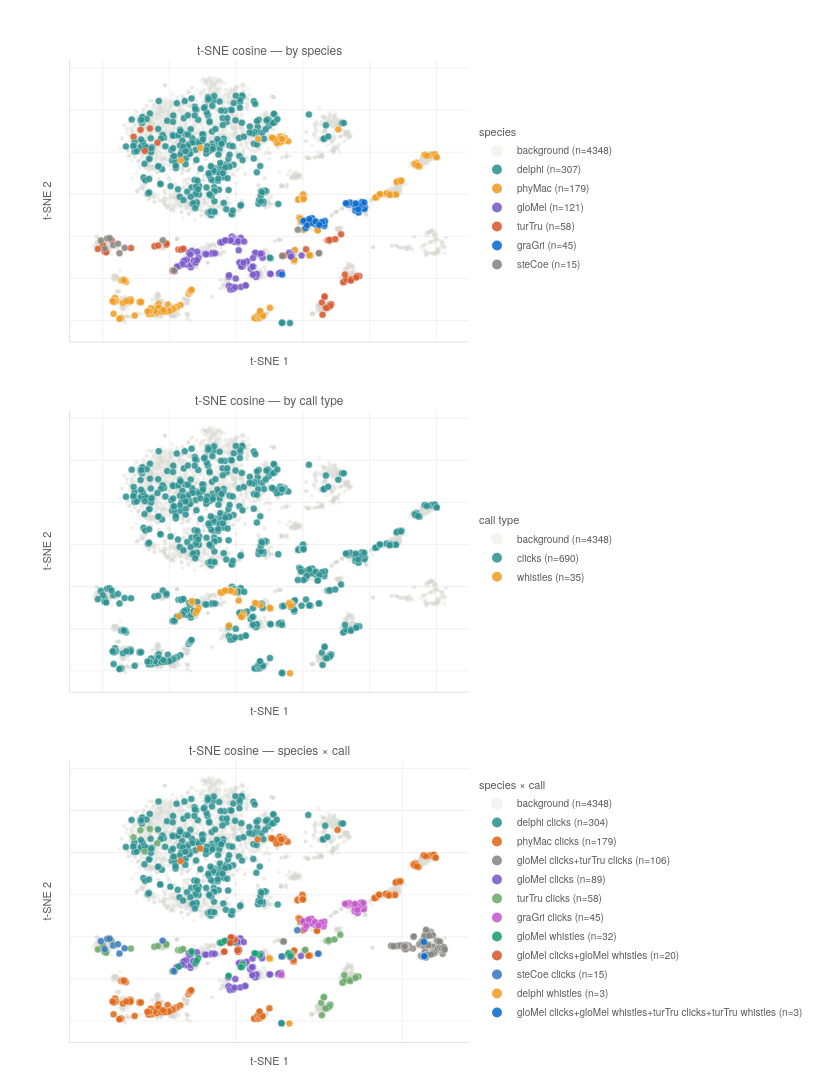
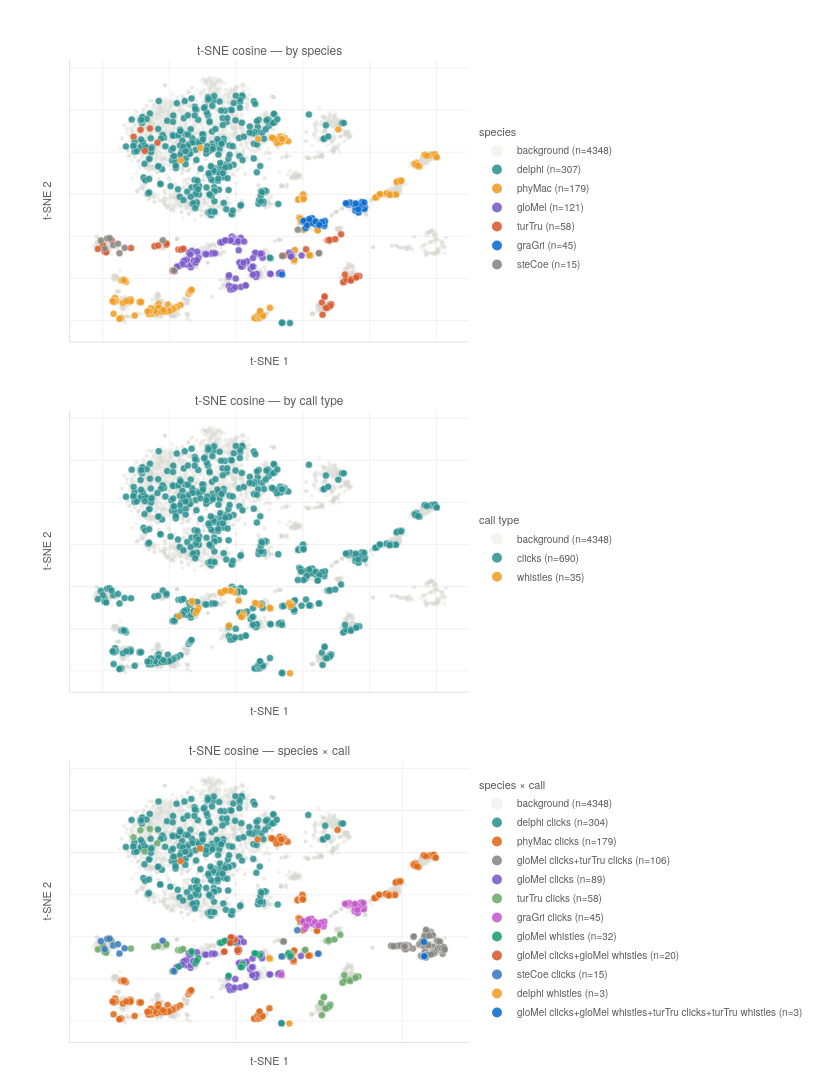

Source (notebook cell) for these figures, in order:
### Code cell
cet_dimred_3views(
    coords      = tsne_results['cosine']['coords'],
    lbl_species = lbl_species,
    lbl_call    = lbl_call,
    lbl_raw     = lbl_raw,
    method      = 't-SNE',
    metric      = 'cosine',
    kl          = tsne_results['cosine']['kl'],
    savepath    = f'{save_dir}/dim_red/tsne_cosine_3views_plotly.png',
)

### Figure 1 — Plotly figure (JSON) as saved in the notebook; plotly's stock layout.template omitted (floating-point values rounded to 4 significant figures; data arrays with more than 128 entries replaced by an {"elided": "..."} marker saying what was removed)
{"data": [{"hoverinfo": "skip", "legend": "legend", "marker": {"color": "#D8D7D0", "line": {"width": 0}, "opacity": 0.3, "size": 4}, "mode": "markers", "name": "background (n=4348)", "type": "scatter", "x": {"elided": "4348 float values"}, "xaxis": "x", "y": {"elided": "4348 float values"}, "yaxis": "y"}, {"legend": "legend", "marker": {"color": "#2f9292", "line": {"color": "white", "width": 0.4}, "opacity": 0.88, "size": 7}, "mode": "markers", "name": "delphi (n=307)", "type": "scatter", "x": {"elided": "307 float values"}, "xaxis": "x", "y": {"elided": "307 float values"}, "yaxis": "y"}, {"legend": "legend", "marker": {"color": "#EF9F27", "line": {"color": "white", "width": 0.4}, "opacity": 0.88, "size": 7}, "mode": "markers", "name": "phyMac (n=179)", "type": "scatter", "x": {"elided": "179 float values"}, "xaxis": "x", "y": {"elided": "179 float values"}, "yaxis": "y"}, {"legend": "legend", "marker": {"color": "#7b5bc9", "line": {"color": "white", "width": 0.4}, "opacity": 0.88, "size": 7}, "mode": "markers", "name": "gloMel (n=121)", "type": "scatter", "x": [-1.299, -0.5866, -0.855, -0.8428, 0.6674, 2.844, 1.378, 1.31, 2.861, 13.52, 13.63, 0.4804, 0.5049, 0.2547, 19.58, 16.3, 16.41, 15.87, -0.7346, -1.606, -15.01, -14.51, -13.57, -14.72, 6.32, 6.151, 5.875, 5.266, 12.74, 6.135, 5.0, 10.11, -13.49, -13.37, 10.31, -13.58, -16.03, -15.79, -15.79, -15.62, -1.864, -2.192, -1.575, -1.704, 13.16, -0.8708, -0.3159, -2.226, -14.93, -14.8, -0.1605, -15.56, -12.76, -12.74, -12.66, 2.938, -7.418, -7.109, -6.315, 3.275, 1.116, 1.41, 0.9838, -4.712, -4.111, -1.718, 2.216, 2.04, 1.897, 1.472, -12.13, -11.28, -11.73, -3.053, 16.38, 2.204, -1.225, -0.735, -0.8377, -1.004, 4.326, 15.81, 16.42, 0.7529, -0.5046, -1.417, 1.166, 4.932, 5.148, 1.373, 4.935, 12.94, 4.913, 0.8831, 0.6209, 0.5192, 2.393, -4.73, -4.334, -1.706, -2.143, 7.253, 6.219, 5.666, -17.08, -13.3, -13.28, -3.351, 16.43, 7.937, -16.08, -14.08, -13.76, 7.675, -11.67, -9.304, -8.998, 5.027, -17.7, 7.326, -17.71], "xaxis": "x", "y": [-20.18, -21.2, -21.18, -21.24, -21.48, -43.27, -44.06, -20.66, -43.39, -37.27, -37.17, -21.55, -22.85, -22.21, -29.16, -27.98, -28.13, -27.72, -22.56, -22.12, -33.37, -33.49, -34.7, -33.29, -38.06, -38.94, -39.18, -38.37, -37.79, -37.88, -38.17, -37.75, -33.4, -32.55, -37.86, -33.42, -32.35, -32.18, -32.19, -31.97, -43.76, -43.45, -44.04, -45.27, -37.36, -45.01, -44.19, -39.15, -31.52, -31.07, -40.07, -31.63, -32.19, -31.44, -31.61, -32.71, -28.33, -27.97, -28.06, -31.86, -32.34, -32.46, -32.6, -22.82, -22.75, -21.94, -33.42, -33.09, -34.29, -34.36, -32.5, -30.11, -31.32, -21.86, -29.57, -32.48, -20.22, -21.04, -21.12, -21.54, -35.36, -28.22, -29.12, -26.59, -22.59, -21.94, -22.06, -34.48, -34.29, -20.88, -34.49, -37.49, -34.48, -21.94, -22.31, -22.43, -22.47, -22.82, -22.83, -21.93, -38.48, -28.78, -28.1, -27.81, -34.07, -27.73, -26.9, -21.94, -29.63, -30.2, -33.21, -27.78, -28.61, -28.18, -27.33, -28.4, -28.47, -30.33, -34.4, -28.28, -34.51], "yaxis": "y"}, {"legend": "legend", "marker": {"color": "#D85A30", "line": {"color": "white", "width": 0.4}, "opacity": 0.88, "size": 7}, "mode": "markers", "name": "turTru (n=58)", "type": "scatter", "x": [32.77, 36.87, 32.53, 32.06, 32.94, 34.37, 34.36, 32.57, 36.14, 35.96, 26.52, 31.41, 27.41, 27.87, 27.84, 28.0, 29.63, 28.14, 25.66, 28.11, 28.46, 27.76, 26.75, 27.76, 28.16, 27.07, 25.87, 26.45, -37.32, -20.93, -20.87, -24.48, -31.49, -23.38, -39.34, -39.93, -41.43, -39.37, -38.92, -19.07, -19.03, -18.8, -18.57, 13.88, 14.21, 20.91, -16.61, -17.3, -16.63, -16.45, -16.5, -16.48, -15.8, -27.36, -28.64, -25.81, -30.71, -23.58], "xaxis": "x", "y": [-40.9, -38.81, -41.17, -41.87, -40.42, -40.36, -41.0, -38.18, -38.93, -39.59, -48.51, -19.04, -21.91, -21.84, -21.89, -21.69, -21.33, -52.55, -51.38, -52.54, -52.29, -53.68, -53.84, -53.25, -53.03, -54.07, -57.21, -48.76, -21.84, -23.96, -23.45, -24.7, -25.59, -24.4, -27.1, -24.09, -25.98, -27.23, -27.54, -36.32, -36.31, -36.23, -36.22, -29.28, -29.27, -26.14, -26.43, -26.22, -26.26, -26.24, -26.24, -26.29, -25.84, 20.58, 30.65, 31.25, 27.35, 24.42], "yaxis": "y"}, {"legend": "legend", "marker": {"color": "#0c6dcf", "line": {"color": "white", "width": 0.4}, "opacity": 0.88, "size": 7}, "mode": "markers", "name": "graGri (n=45)", "type": "scatter", "x": [22.65, 26.4, 26.38, 20.74, 20.72, 21.53, 21.78, 21.54, 23.7, 20.04, 20.26, 24.78, 26.6, 22.75, 23.1, 22.12, 25.69, 22.64, 23.77, 21.2, 21.88, 24.91, 13.7, 37.83, 38.58, 36.7, 35.68, 35.87, 38.4, 36.72, 37.98, 35.69, 37.7, 36.97, 38.36, 36.64, 35.83, 36.55, 34.99, 33.57, 33.44, 34.04, 33.26, 32.84, 35.83], "xaxis": "x", "y": [-12.54, -15.13, -14.21, -16.12, -13.62, -13.77, -13.29, -13.42, -14.23, -12.91, -12.59, -14.3, -12.78, -11.41, -13.12, -12.58, -13.19, -13.67, -12.92, -14.8, -11.82, -14.56, -38.14, -6.561, -6.217, -6.322, -5.056, -4.886, -6.96, -5.627, -5.063, -7.779, -3.682, -5.465, -3.901, -8.656, -6.782, -7.166, -4.693, -4.946, -4.59, -3.985, -4.349, -4.346, -4.391], "yaxis": "y"}, {"legend": "legend", "marker": {"color": "#888780", "line": {"color": "white", "width": 0.4}, "opacity": 0.88, "size": 7}, "mode": "markers", "name": "steCoe (n=15)", "type": "scatter", "x": [24.87, 24.75, -38.64, -37.91, -39.36, -40.55, -33.41, -36.83, -35.39, -21.97, -34.96, -18.45, -18.64, 18.47, 13.78], "xaxis": "x", "y": [-27.93, -28.02, -21.01, -20.85, -25.85, -22.02, -25.48, -24.13, -23.48, -21.85, -27.98, -36.57, -36.23, -16.86, -29.29], "yaxis": "y"}, {"hoverinfo": "skip", "legend": "legend2", "marker": {"color": "#D8D7D0", "line": {"width": 0}, "opacity": 0.3, "size": 4}, "mode": "markers", "name": "background (n=4348)", "type": "scatter", "x": {"elided": "4348 float values"}, "xaxis": "x2", "y": {"elided": "4348 float values"}, "yaxis": "y2"}, {"legend": "legend2", "marker": {"color": "#2f9292", "line": {"color": "white", "width": 0.4}, "opacity": 0.88, "size": 7}, "mode": "markers", "name": "clicks (n=690)", "type": "scatter", "x": {"elided": "690 float values"}, "xaxis": "x2", "y": {"elided": "690 float values"}, "yaxis": "y2"}, {"legend": "legend2", "marker": {"color": "#EF9F27", "line": {"color": "white", "width": 0.4}, "opacity": 0.88, "size": 7}, "mode": "markers", "name": "whistles (n=35)", "type": "scatter", "x": [16.1, 10.33, 10.08, 16.3, 16.41, 15.87, -0.7346, -1.606, -4.712, -4.111, -1.718, 2.216, 2.04, 1.897, 1.472, -12.13, -11.28, -11.73, -3.053, 15.81, 16.42, 0.7529, -0.5046, -1.417, -4.73, -4.334, -1.706, -2.143, 7.253, 6.219, 5.666, -17.08, -13.3, -13.28, -3.351], "xaxis": "x2", "y": [-61.2, -30.38, -30.21, -27.98, -28.13, -27.72, -22.56, -22.12, -22.82, -22.75, -21.94, -33.42, -33.09, -34.29, -34.36, -32.5, -30.11, -31.32, -21.86, -28.22, -29.12, -26.59, -22.59, -21.94, -22.82, -22.83, -21.93, -38.48, -28.78, -28.1, -27.81, -34.07, -27.73, -26.9, -21.94], "yaxis": "y2"}, {"hoverinfo": "skip", "legend": "legend3", "marker": {"color": "#D8D7D0", "line": {"width": 0}, "opacity": 0.3, "size": 4}, "mode": "markers", "name": "background (n=4348)", "type": "scatter", "x": {"elided": "4348 float values"}, "xaxis": "x3", "y": {"elided": "4348 float values"}, "yaxis": "y3"}, {"legend": "legend3", "marker": {"color": "#2f9292", "line": {"color": "white", "width": 0.4}, "opacity": 0.88, "size": 7}, "mode": "markers", "name": "delphi clicks (n=304)", "type": "scatter", "x": {"elided": "304 float values"}, "xaxis": "x3", "y": {"elided": "304 float values"}, "yaxis": "y3"}, {"legend": "legend3", "marker": {"color": "#e06b1a", "line": {"color": "white", "width": 0.4}, "opacity": 0.88, "size": 7}, "mode": "markers", "name": "phyMac clicks (n=179)", "type": "scatter", "x": {"elided": "179 float values"}, "xaxis": "x3", "y": {"elided": "179 float values"}, "yaxis": "y3"}, {"legend": "legend3", "marker": {"color": "#888780", "line": {"color": "white", "width": 0.4}, "opacity": 0.88, "size": 7}, "mode": "markers", "name": "gloMel clicks+turTru clicks (n=106)", "type": "scatter", "x": [49.08, 51.14, 53.24, 51.94, 52.27, 51.57, 51.91, 49.41, 47.42, 50.66, 51.05, 62.16, 46.7, 20.7, 59.95, 62.58, 56.95, 61.66, 60.52, 62.74, 62.45, 59.13, 56.19, 56.5, 55.65, 56.46, 57.18, 56.38, 56.74, 56.83, 59.27, 59.49, 61.24, 61.39, 60.73, 57.2, 61.96, 62.53, 62.53, 56.8, 56.96, 57.38, 57.14, 59.1, 59.73, 14.41, 14.2, 53.41, 57.4, 59.39, 57.8, 58.68, 56.79, 56.62, 57.65, 58.18, 14.43, 14.35, 53.48, 57.53, 57.32, 57.09, 57.17, 48.7, 50.61, 49.62, 51.23, 51.18, 51.22, 50.91, 50.85, 47.39, 50.47, 50.78, 58.62, 58.88, 58.03, 57.56, 59.15, 57.26, 56.91, 57.82, 57.19, 56.79, 58.1, 55.34, 55.45, 55.4, 55.1, 55.23, 55.56, 56.16, 55.35, 55.96, 55.95, 61.57, 60.63, 61.44, 61.2, 61.28, 56.75, 61.91, 62.43, 62.77, 57.49, 57.9], "xaxis": "x3", "y": [-24.29, -24.95, -25.49, -24.94, -25.13, -24.28, -24.16, -24.03, -24.48, -25.71, -25.85, -28.04, -24.23, -26.54, -24.78, -26.11, -25.36, -25.11, -21.89, -25.62, -24.96, -24.77, -29.45, -29.48, -29.04, -29.26, -29.87, -29.4, -29.2, -29.08, -26.65, -27.03, -26.14, -22.44, -26.32, -27.17, -26.26, -24.97, -26.54, -26.98, -26.99, -28.33, -28.54, -27.78, -27.71, -22.24, -22.1, -19.92, -28.68, -27.72, -28.5, -28.37, -19.59, -19.49, -18.1, -17.89, -22.26, -22.21, -19.87, -17.74, -17.57, -18.07, -17.76, -24.3, -24.19, -24.13, -24.21, -24.17, -23.91, -24.03, -24.05, -24.45, -24.3, -24.7, -17.72, -18.76, -18.21, -18.73, -19.25, -19.71, -19.53, -18.3, -16.63, -19.78, -19.53, -23.64, -23.66, -23.09, -23.68, -23.4, -23.19, -24.13, -23.34, -22.03, -22.84, -25.19, -25.61, -23.97, -22.26, -25.18, -24.33, -25.41, -24.98, -25.92, -24.13, -23.94], "yaxis": "y3"}, {"legend": "legend3", "marker": {"color": "#7b5bc9", "line": {"color": "white", "width": 0.4}, "opacity": 0.88, "size": 7}, "mode": "markers", "name": "gloMel clicks (n=89)", "type": "scatter", "x": [-1.299, -0.5866, -0.855, -0.8428, 0.6674, 2.844, 1.378, 1.31, 2.861, 13.52, 13.63, 0.4804, 0.5049, 0.2547, 19.58, -15.01, -14.51, -13.57, -14.72, 6.32, 6.151, 5.875, 5.266, 12.74, 6.135, 5.0, 10.11, -13.49, -13.37, 10.31, -13.58, -16.03, -15.79, -15.79, -15.62, -1.864, -2.192, -1.575, -1.704, 13.16, -0.8708, -0.3159, -2.226, -14.93, -14.8, -0.1605, -15.56, -12.76, -12.74, -12.66, 2.938, -7.418, -7.109, -6.315, 3.275, 1.116, 1.41, 0.9838, 16.38, 2.204, -1.225, -0.735, -0.8377, -1.004, 4.326, 1.166, 4.932, 5.148, 1.373, 4.935, 12.94, 4.913, 0.8831, 0.6209, 0.5192, 2.393, 16.43, 7.937, -16.08, -14.08, -13.76, 7.675, -11.67, -9.304, -8.998, 5.027, -17.7, 7.326, -17.71], "xaxis": "x3", "y": [-20.18, -21.2, -21.18, -21.24, -21.48, -43.27, -44.06, -20.66, -43.39, -37.27, -37.17, -21.55, -22.85, -22.21, -29.16, -33.37, -33.49, -34.7, -33.29, -38.06, -38.94, -39.18, -38.37, -37.79, -37.88, -38.17, -37.75, -33.4, -32.55, -37.86, -33.42, -32.35, -32.18, -32.19, -31.97, -43.76, -43.45, -44.04, -45.27, -37.36, -45.01, -44.19, -39.15, -31.52, -31.07, -40.07, -31.63, -32.19, -31.44, -31.61, -32.71, -28.33, -27.97, -28.06, -31.86, -32.34, -32.46, -32.6, -29.57, -32.48, -20.22, -21.04, -21.12, -21.54, -35.36, -22.06, -34.48, -34.29, -20.88, -34.49, -37.49, -34.48, -21.94, -22.31, -22.43, -22.47, -29.63, -30.2, -33.21, -27.78, -28.61, -28.18, -27.33, -28.4, -28.47, -30.33, -34.4, -28.28, -34.51], "yaxis": "y3"}, {"legend": "legend3", "marker": {"color": "#6dab6d", "line": {"color": "white", "width": 0.4}, "opacity": 0.88, "size": 7}, "mode": "markers", "name": "turTru clicks (n=58)", "type": "scatter", "x": [32.77, 36.87, 32.53, 32.06, 32.94, 34.37, 34.36, 32.57, 36.14, 35.96, 26.52, 31.41, 27.41, 27.87, 27.84, 28.0, 29.63, 28.14, 25.66, 28.11, 28.46, 27.76, 26.75, 27.76, 28.16, 27.07, 25.87, 26.45, -37.32, -20.93, -20.87, -24.48, -31.49, -23.38, -39.34, -39.93, -41.43, -39.37, -38.92, -19.07, -19.03, -18.8, -18.57, 13.88, 14.21, 20.91, -16.61, -17.3, -16.63, -16.45, -16.5, -16.48, -15.8, -27.36, -28.64, -25.81, -30.71, -23.58], "xaxis": "x3", "y": [-40.9, -38.81, -41.17, -41.87, -40.42, -40.36, -41.0, -38.18, -38.93, -39.59, -48.51, -19.04, -21.91, -21.84, -21.89, -21.69, -21.33, -52.55, -51.38, -52.54, -52.29, -53.68, -53.84, -53.25, -53.03, -54.07, -57.21, -48.76, -21.84, -23.96, -23.45, -24.7, -25.59, -24.4, -27.1, -24.09, -25.98, -27.23, -27.54, -36.32, -36.31, -36.23, -36.22, -29.28, -29.27, -26.14, -26.43, -26.22, -26.26, -26.24, -26.24, -26.29, -25.84, 20.58, 30.65, 31.25, 27.35, 24.42], "yaxis": "y3"}, {"legend": "legend3", "marker": {"color": "#c45bcb", "line": {"color": "white", "width": 0.4}, "opacity": 0.88, "size": 7}, "mode": "markers", "name": "graGri clicks (n=45)", "type": "scatter", "x": [22.65, 26.4, 26.38, 20.74, 20.72, 21.53, 21.78, 21.54, 23.7, 20.04, 20.26, 24.78, 26.6, 22.75, 23.1, 22.12, 25.69, 22.64, 23.77, 21.2, 21.88, 24.91, 13.7, 37.83, 38.58, 36.7, 35.68, 35.87, 38.4, 36.72, 37.98, 35.69, 37.7, 36.97, 38.36, 36.64, 35.83, 36.55, 34.99, 33.57, 33.44, 34.04, 33.26, 32.84, 35.83], "xaxis": "x3", "y": [-12.54, -15.13, -14.21, -16.12, -13.62, -13.77, -13.29, -13.42, -14.23, -12.91, -12.59, -14.3, -12.78, -11.41, -13.12, -12.58, -13.19, -13.67, -12.92, -14.8, -11.82, -14.56, -38.14, -6.561, -6.217, -6.322, -5.056, -4.886, -6.96, -5.627, -5.063, -7.779, -3.682, -5.465, -3.901, -8.656, -6.782, -7.166, -4.693, -4.946, -4.59, -3.985, -4.349, -4.346, -4.391], "yaxis": "y3"}, {"legend": "legend3", "marker": {"color": "#1D9E75", "line": {"color": "white", "width": 0.4}, "opacity": 0.88, "size": 7}, "mode": "markers", "name": "gloMel whistles (n=32)", "type": "scatter", "x": [16.3, 16.41, 15.87, -0.7346, -1.606, -4.712, -4.111, -1.718, 2.216, 2.04, 1.897, 1.472, -12.13, -11.28, -11.73, -3.053, 15.81, 16.42, 0.7529, -0.5046, -1.417, -4.73, -4.334, -1.706, -2.143, 7.253, 6.219, 5.666, -17.08, -13.3, -13.28, -3.351], "xaxis": "x3", "y": [-27.98, -28.13, -27.72, -22.56, -22.12, -22.82, -22.75, -21.94, -33.42, -33.09, -34.29, -34.36, -32.5, -30.11, -31.32, -21.86, -28.22, -29.12, -26.59, -22.59, -21.94, -22.82, -22.83, -21.93, -38.48, -28.78, -28.1, -27.81, -34.07, -27.73, -26.9, -21.94], "yaxis": "y3"}, {"legend": "legend3", "marker": {"color": "#D85A30", "line": {"color": "white", "width": 0.4}, "opacity": 0.88, "size": 7}, "mode": "markers", "name": "gloMel clicks+gloMel whistles (n=20)", "type": "scatter", "x": [-1.064, -1.216, -0.3614, -1.374, -1.431, -3.416, -1.552, 0.609, 0.7881, 0.7091, -0.9921, -1.212, -0.2811, -1.375, -1.44, -3.46, -1.696, 0.8356, 0.9647, 0.5143], "xaxis": "x3", "y": [-21.52, -20.41, -21.27, -20.3, -20.33, -27.02, -22.93, -25.71, -26.66, -27.12, -21.29, -20.38, -21.41, -20.16, -20.33, -27.14, -22.87, -25.89, -26.29, -26.41], "yaxis": "y3"}, {"legend": "legend3", "marker": {"color": "#3a7abf", "line": {"color": "white", "width": 0.4}, "opacity": 0.88, "size": 7}, "mode": "markers", "name": "steCoe clicks (n=15)", "type": "scatter", "x": [24.87, 24.75, -38.64, -37.91, -39.36, -40.55, -33.41, -36.83, -35.39, -21.97, -34.96, -18.45, -18.64, 18.47, 13.78], "xaxis": "x3", "y": [-27.93, -28.02, -21.01, -20.85, -25.85, -22.02, -25.48, -24.13, -23.48, -21.85, -27.98, -36.57, -36.23, -16.86, -29.29], "yaxis": "y3"}, {"legend": "legend3", "marker": {"color": "#EF9F27", "line": {"color": "white", "width": 0.4}, "opacity": 0.88, "size": 7}, "mode": "markers", "name": "delphi whistles (n=3)", "type": "scatter", "x": [16.1, 10.33, 10.08], "xaxis": "x3", "y": [-61.2, -30.38, -30.21], "yaxis": "y3"}, {"legend": "legend3", "marker": {"color": "#0c6dcf", "line": {"color": "white", "width": 0.4}, "opacity": 0.88, "size": 7}, "mode": "markers", "name": "gloMel clicks+gloMel whistles+turTru clicks+turTru whistles (n=3)", "type": "scatter", "x": [56.7, 56.62, 56.58], "xaxis": "x3", "y": [-29.08, -29.29, -22.4], "yaxis": "y3"}], "layout": {"annotations": [{"font": {"color": "#5a5a5a", "family": "Helvetica Neue, Arial, sans-serif", "size": 12}, "showarrow": false, "text": "t-SNE cosine — by species", "x": 0.5, "xanchor": "center", "xref": "paper", "y": 1, "yanchor": "bottom", "yref": "paper"}, {"font": {"color": "#5a5a5a", "family": "Helvetica Neue, Arial, sans-serif", "size": 12}, "showarrow": false, "text": "t-SNE cosine — by call type", "x": 0.5, "xanchor": "center", "xref": "paper", "y": 0.6433, "yanchor": "bottom", "yref": "paper"}, {"font": {"color": "#5a5a5a", "family": "Helvetica Neue, Arial, sans-serif", "size": 12}, "showarrow": false, "text": "t-SNE cosine — species × call", "x": 0.5, "xanchor": "center", "xref": "paper", "y": 0.2867, "yanchor": "bottom", "yref": "paper"}], "font": {"color": "#5a5a5a", "family": "Helvetica Neue, Arial, sans-serif", "size": 12}, "height": 1550, "legend": {"bgcolor": "rgba(0,0,0,0)", "font": {"color": "#5a5a5a", "size": 10}, "itemsizing": "constant", "title": {"font": {"color": "#5a5a5a", "size": 11}, "text": "species"}, "x": 1.02, "xanchor": "left", "y": 0.8567, "yanchor": "middle"}, "legend2": {"bgcolor": "rgba(0,0,0,0)", "font": {"color": "#5a5a5a", "size": 10}, "itemsizing": "constant", "title": {"font": {"color": "#5a5a5a", "size": 11}, "text": "call type"}, "x": 1.02, "xanchor": "left", "y": 0.5, "yanchor": "middle"}, "legend3": {"bgcolor": "rgba(0,0,0,0)", "font": {"color": "#5a5a5a", "size": 10}, "itemsizing": "constant", "title": {"font": {"color": "#5a5a5a", "size": 11}, "text": "species × call"}, "x": 1.02, "xanchor": "left", "y": 0.1433, "yanchor": "middle"}, "margin": {"b": 50, "l": 70, "r": 210, "t": 60}, "paper_bgcolor": "white", "plot_bgcolor": "white", "width": 820, "xaxis": {"anchor": "y", "domain": [0, 1], "gridcolor": "#e3e3e3", "gridwidth": 0.5, "linecolor": "#e3e3e3", "showgrid": true, "showticklabels": false, "title": {"font": {"color": "#5a5a5a", "size": 11}, "text": "t-SNE 1"}, "zeroline": false}, "xaxis2": {"anchor": "y2", "domain": [0, 1], "gridcolor": "#e3e3e3", "gridwidth": 0.5, "linecolor": "#e3e3e3", "showgrid": true, "showticklabels": false, "title": {"font": {"color": "#5a5a5a", "size": 11}, "text": "t-SNE 1"}, "zeroline": false}, "xaxis3": {"anchor": "y3", "domain": [0, 1], "gridcolor": "#e3e3e3", "gridwidth": 0.5, "linecolor": "#e3e3e3", "showgrid": true, "showticklabels": false, "title": {"font": {"color": "#5a5a5a", "size": 11}, "text": "t-SNE 1"}, "zeroline": false}, "yaxis": {"anchor": "x", "domain": [0.7133, 1], "gridcolor": "#e3e3e3", "gridwidth": 0.5, "linecolor": "#e3e3e3", "showgrid": true, "showticklabels": false, "title": {"font": {"color": "#5a5a5a", "size": 11}, "text": "t-SNE 2"}, "zeroline": false}, "yaxis2": {"anchor": "x2", "domain": [0.3567, 0.6433], "gridcolor": "#e3e3e3", "gridwidth": 0.5, "linecolor": "#e3e3e3", "showgrid": true, "showticklabels": false, "title": {"font": {"color": "#5a5a5a", "size": 11}, "text": "t-SNE 2"}, "zeroline": false}, "yaxis3": {"anchor": "x3", "domain": [0, 0.2867], "gridcolor": "#e3e3e3", "gridwidth": 0.5, "linecolor": "#e3e3e3", "showgrid": true, "showticklabels": false, "title": {"font": {"color": "#5a5a5a", "size": 11}, "text": "t-SNE 2"}, "zeroline": false}}}

### Figure 2 — Plotly figure (JSON) as saved in the notebook; plotly's stock layout.template omitted (floating-point values rounded to 4 significant figures; data arrays with more than 128 entries replaced by an {"elided": "..."} marker saying what was removed)
{"data": [{"hoverinfo": "skip", "legend": "legend", "marker": {"color": "#D8D7D0", "line": {"width": 0}, "opacity": 0.3, "size": 4}, "mode": "markers", "name": "background (n=4348)", "type": "scatter", "x": {"elided": "4348 float values"}, "xaxis": "x", "y": {"elided": "4348 float values"}, "yaxis": "y"}, {"legend": "legend", "marker": {"color": "#2f9292", "line": {"color": "white", "width": 0.4}, "opacity": 0.88, "size": 7}, "mode": "markers", "name": "delphi (n=307)", "type": "scatter", "x": {"elided": "307 float values"}, "xaxis": "x", "y": {"elided": "307 float values"}, "yaxis": "y"}, {"legend": "legend", "marker": {"color": "#EF9F27", "line": {"color": "white", "width": 0.4}, "opacity": 0.88, "size": 7}, "mode": "markers", "name": "phyMac (n=179)", "type": "scatter", "x": {"elided": "179 float values"}, "xaxis": "x", "y": {"elided": "179 float values"}, "yaxis": "y"}, {"legend": "legend", "marker": {"color": "#7b5bc9", "line": {"color": "white", "width": 0.4}, "opacity": 0.88, "size": 7}, "mode": "markers", "name": "gloMel (n=121)", "type": "scatter", "x": [-1.299, -0.5866, -0.855, -0.8428, 0.6674, 2.844, 1.378, 1.31, 2.861, 13.52, 13.63, 0.4804, 0.5049, 0.2547, 19.58, 16.3, 16.41, 15.87, -0.7346, -1.606, -15.01, -14.51, -13.57, -14.72, 6.32, 6.151, 5.875, 5.266, 12.74, 6.135, 5.0, 10.11, -13.49, -13.37, 10.31, -13.58, -16.03, -15.79, -15.79, -15.62, -1.864, -2.192, -1.575, -1.704, 13.16, -0.8708, -0.3159, -2.226, -14.93, -14.8, -0.1605, -15.56, -12.76, -12.74, -12.66, 2.938, -7.418, -7.109, -6.315, 3.275, 1.116, 1.41, 0.9838, -4.712, -4.111, -1.718, 2.216, 2.04, 1.897, 1.472, -12.13, -11.28, -11.73, -3.053, 16.38, 2.204, -1.225, -0.735, -0.8377, -1.004, 4.326, 15.81, 16.42, 0.7529, -0.5046, -1.417, 1.166, 4.932, 5.148, 1.373, 4.935, 12.94, 4.913, 0.8831, 0.6209, 0.5192, 2.393, -4.73, -4.334, -1.706, -2.143, 7.253, 6.219, 5.666, -17.08, -13.3, -13.28, -3.351, 16.43, 7.937, -16.08, -14.08, -13.76, 7.675, -11.67, -9.304, -8.998, 5.027, -17.7, 7.326, -17.71], "xaxis": "x", "y": [-20.18, -21.2, -21.18, -21.24, -21.48, -43.27, -44.06, -20.66, -43.39, -37.27, -37.17, -21.55, -22.85, -22.21, -29.16, -27.98, -28.13, -27.72, -22.56, -22.12, -33.37, -33.49, -34.7, -33.29, -38.06, -38.94, -39.18, -38.37, -37.79, -37.88, -38.17, -37.75, -33.4, -32.55, -37.86, -33.42, -32.35, -32.18, -32.19, -31.97, -43.76, -43.45, -44.04, -45.27, -37.36, -45.01, -44.19, -39.15, -31.52, -31.07, -40.07, -31.63, -32.19, -31.44, -31.61, -32.71, -28.33, -27.97, -28.06, -31.86, -32.34, -32.46, -32.6, -22.82, -22.75, -21.94, -33.42, -33.09, -34.29, -34.36, -32.5, -30.11, -31.32, -21.86, -29.57, -32.48, -20.22, -21.04, -21.12, -21.54, -35.36, -28.22, -29.12, -26.59, -22.59, -21.94, -22.06, -34.48, -34.29, -20.88, -34.49, -37.49, -34.48, -21.94, -22.31, -22.43, -22.47, -22.82, -22.83, -21.93, -38.48, -28.78, -28.1, -27.81, -34.07, -27.73, -26.9, -21.94, -29.63, -30.2, -33.21, -27.78, -28.61, -28.18, -27.33, -28.4, -28.47, -30.33, -34.4, -28.28, -34.51], "yaxis": "y"}, {"legend": "legend", "marker": {"color": "#D85A30", "line": {"color": "white", "width": 0.4}, "opacity": 0.88, "size": 7}, "mode": "markers", "name": "turTru (n=58)", "type": "scatter", "x": [32.77, 36.87, 32.53, 32.06, 32.94, 34.37, 34.36, 32.57, 36.14, 35.96, 26.52, 31.41, 27.41, 27.87, 27.84, 28.0, 29.63, 28.14, 25.66, 28.11, 28.46, 27.76, 26.75, 27.76, 28.16, 27.07, 25.87, 26.45, -37.32, -20.93, -20.87, -24.48, -31.49, -23.38, -39.34, -39.93, -41.43, -39.37, -38.92, -19.07, -19.03, -18.8, -18.57, 13.88, 14.21, 20.91, -16.61, -17.3, -16.63, -16.45, -16.5, -16.48, -15.8, -27.36, -28.64, -25.81, -30.71, -23.58], "xaxis": "x", "y": [-40.9, -38.81, -41.17, -41.87, -40.42, -40.36, -41.0, -38.18, -38.93, -39.59, -48.51, -19.04, -21.91, -21.84, -21.89, -21.69, -21.33, -52.55, -51.38, -52.54, -52.29, -53.68, -53.84, -53.25, -53.03, -54.07, -57.21, -48.76, -21.84, -23.96, -23.45, -24.7, -25.59, -24.4, -27.1, -24.09, -25.98, -27.23, -27.54, -36.32, -36.31, -36.23, -36.22, -29.28, -29.27, -26.14, -26.43, -26.22, -26.26, -26.24, -26.24, -26.29, -25.84, 20.58, 30.65, 31.25, 27.35, 24.42], "yaxis": "y"}, {"legend": "legend", "marker": {"color": "#0c6dcf", "line": {"color": "white", "width": 0.4}, "opacity": 0.88, "size": 7}, "mode": "markers", "name": "graGri (n=45)", "type": "scatter", "x": [22.65, 26.4, 26.38, 20.74, 20.72, 21.53, 21.78, 21.54, 23.7, 20.04, 20.26, 24.78, 26.6, 22.75, 23.1, 22.12, 25.69, 22.64, 23.77, 21.2, 21.88, 24.91, 13.7, 37.83, 38.58, 36.7, 35.68, 35.87, 38.4, 36.72, 37.98, 35.69, 37.7, 36.97, 38.36, 36.64, 35.83, 36.55, 34.99, 33.57, 33.44, 34.04, 33.26, 32.84, 35.83], "xaxis": "x", "y": [-12.54, -15.13, -14.21, -16.12, -13.62, -13.77, -13.29, -13.42, -14.23, -12.91, -12.59, -14.3, -12.78, -11.41, -13.12, -12.58, -13.19, -13.67, -12.92, -14.8, -11.82, -14.56, -38.14, -6.561, -6.217, -6.322, -5.056, -4.886, -6.96, -5.627, -5.063, -7.779, -3.682, -5.465, -3.901, -8.656, -6.782, -7.166, -4.693, -4.946, -4.59, -3.985, -4.349, -4.346, -4.391], "yaxis": "y"}, {"legend": "legend", "marker": {"color": "#888780", "line": {"color": "white", "width": 0.4}, "opacity": 0.88, "size": 7}, "mode": "markers", "name": "steCoe (n=15)", "type": "scatter", "x": [24.87, 24.75, -38.64, -37.91, -39.36, -40.55, -33.41, -36.83, -35.39, -21.97, -34.96, -18.45, -18.64, 18.47, 13.78], "xaxis": "x", "y": [-27.93, -28.02, -21.01, -20.85, -25.85, -22.02, -25.48, -24.13, -23.48, -21.85, -27.98, -36.57, -36.23, -16.86, -29.29], "yaxis": "y"}, {"hoverinfo": "skip", "legend": "legend2", "marker": {"color": "#D8D7D0", "line": {"width": 0}, "opacity": 0.3, "size": 4}, "mode": "markers", "name": "background (n=4348)", "type": "scatter", "x": {"elided": "4348 float values"}, "xaxis": "x2", "y": {"elided": "4348 float values"}, "yaxis": "y2"}, {"legend": "legend2", "marker": {"color": "#2f9292", "line": {"color": "white", "width": 0.4}, "opacity": 0.88, "size": 7}, "mode": "markers", "name": "clicks (n=690)", "type": "scatter", "x": {"elided": "690 float values"}, "xaxis": "x2", "y": {"elided": "690 float values"}, "yaxis": "y2"}, {"legend": "legend2", "marker": {"color": "#EF9F27", "line": {"color": "white", "width": 0.4}, "opacity": 0.88, "size": 7}, "mode": "markers", "name": "whistles (n=35)", "type": "scatter", "x": [16.1, 10.33, 10.08, 16.3, 16.41, 15.87, -0.7346, -1.606, -4.712, -4.111, -1.718, 2.216, 2.04, 1.897, 1.472, -12.13, -11.28, -11.73, -3.053, 15.81, 16.42, 0.7529, -0.5046, -1.417, -4.73, -4.334, -1.706, -2.143, 7.253, 6.219, 5.666, -17.08, -13.3, -13.28, -3.351], "xaxis": "x2", "y": [-61.2, -30.38, -30.21, -27.98, -28.13, -27.72, -22.56, -22.12, -22.82, -22.75, -21.94, -33.42, -33.09, -34.29, -34.36, -32.5, -30.11, -31.32, -21.86, -28.22, -29.12, -26.59, -22.59, -21.94, -22.82, -22.83, -21.93, -38.48, -28.78, -28.1, -27.81, -34.07, -27.73, -26.9, -21.94], "yaxis": "y2"}, {"hoverinfo": "skip", "legend": "legend3", "marker": {"color": "#D8D7D0", "line": {"width": 0}, "opacity": 0.3, "size": 4}, "mode": "markers", "name": "background (n=4348)", "type": "scatter", "x": {"elided": "4348 float values"}, "xaxis": "x3", "y": {"elided": "4348 float values"}, "yaxis": "y3"}, {"legend": "legend3", "marker": {"color": "#2f9292", "line": {"color": "white", "width": 0.4}, "opacity": 0.88, "size": 7}, "mode": "markers", "name": "delphi clicks (n=304)", "type": "scatter", "x": {"elided": "304 float values"}, "xaxis": "x3", "y": {"elided": "304 float values"}, "yaxis": "y3"}, {"legend": "legend3", "marker": {"color": "#e06b1a", "line": {"color": "white", "width": 0.4}, "opacity": 0.88, "size": 7}, "mode": "markers", "name": "phyMac clicks (n=179)", "type": "scatter", "x": {"elided": "179 float values"}, "xaxis": "x3", "y": {"elided": "179 float values"}, "yaxis": "y3"}, {"legend": "legend3", "marker": {"color": "#888780", "line": {"color": "white", "width": 0.4}, "opacity": 0.88, "size": 7}, "mode": "markers", "name": "gloMel clicks+turTru clicks (n=106)", "type": "scatter", "x": [49.08, 51.14, 53.24, 51.94, 52.27, 51.57, 51.91, 49.41, 47.42, 50.66, 51.05, 62.16, 46.7, 20.7, 59.95, 62.58, 56.95, 61.66, 60.52, 62.74, 62.45, 59.13, 56.19, 56.5, 55.65, 56.46, 57.18, 56.38, 56.74, 56.83, 59.27, 59.49, 61.24, 61.39, 60.73, 57.2, 61.96, 62.53, 62.53, 56.8, 56.96, 57.38, 57.14, 59.1, 59.73, 14.41, 14.2, 53.41, 57.4, 59.39, 57.8, 58.68, 56.79, 56.62, 57.65, 58.18, 14.43, 14.35, 53.48, 57.53, 57.32, 57.09, 57.17, 48.7, 50.61, 49.62, 51.23, 51.18, 51.22, 50.91, 50.85, 47.39, 50.47, 50.78, 58.62, 58.88, 58.03, 57.56, 59.15, 57.26, 56.91, 57.82, 57.19, 56.79, 58.1, 55.34, 55.45, 55.4, 55.1, 55.23, 55.56, 56.16, 55.35, 55.96, 55.95, 61.57, 60.63, 61.44, 61.2, 61.28, 56.75, 61.91, 62.43, 62.77, 57.49, 57.9], "xaxis": "x3", "y": [-24.29, -24.95, -25.49, -24.94, -25.13, -24.28, -24.16, -24.03, -24.48, -25.71, -25.85, -28.04, -24.23, -26.54, -24.78, -26.11, -25.36, -25.11, -21.89, -25.62, -24.96, -24.77, -29.45, -29.48, -29.04, -29.26, -29.87, -29.4, -29.2, -29.08, -26.65, -27.03, -26.14, -22.44, -26.32, -27.17, -26.26, -24.97, -26.54, -26.98, -26.99, -28.33, -28.54, -27.78, -27.71, -22.24, -22.1, -19.92, -28.68, -27.72, -28.5, -28.37, -19.59, -19.49, -18.1, -17.89, -22.26, -22.21, -19.87, -17.74, -17.57, -18.07, -17.76, -24.3, -24.19, -24.13, -24.21, -24.17, -23.91, -24.03, -24.05, -24.45, -24.3, -24.7, -17.72, -18.76, -18.21, -18.73, -19.25, -19.71, -19.53, -18.3, -16.63, -19.78, -19.53, -23.64, -23.66, -23.09, -23.68, -23.4, -23.19, -24.13, -23.34, -22.03, -22.84, -25.19, -25.61, -23.97, -22.26, -25.18, -24.33, -25.41, -24.98, -25.92, -24.13, -23.94], "yaxis": "y3"}, {"legend": "legend3", "marker": {"color": "#7b5bc9", "line": {"color": "white", "width": 0.4}, "opacity": 0.88, "size": 7}, "mode": "markers", "name": "gloMel clicks (n=89)", "type": "scatter", "x": [-1.299, -0.5866, -0.855, -0.8428, 0.6674, 2.844, 1.378, 1.31, 2.861, 13.52, 13.63, 0.4804, 0.5049, 0.2547, 19.58, -15.01, -14.51, -13.57, -14.72, 6.32, 6.151, 5.875, 5.266, 12.74, 6.135, 5.0, 10.11, -13.49, -13.37, 10.31, -13.58, -16.03, -15.79, -15.79, -15.62, -1.864, -2.192, -1.575, -1.704, 13.16, -0.8708, -0.3159, -2.226, -14.93, -14.8, -0.1605, -15.56, -12.76, -12.74, -12.66, 2.938, -7.418, -7.109, -6.315, 3.275, 1.116, 1.41, 0.9838, 16.38, 2.204, -1.225, -0.735, -0.8377, -1.004, 4.326, 1.166, 4.932, 5.148, 1.373, 4.935, 12.94, 4.913, 0.8831, 0.6209, 0.5192, 2.393, 16.43, 7.937, -16.08, -14.08, -13.76, 7.675, -11.67, -9.304, -8.998, 5.027, -17.7, 7.326, -17.71], "xaxis": "x3", "y": [-20.18, -21.2, -21.18, -21.24, -21.48, -43.27, -44.06, -20.66, -43.39, -37.27, -37.17, -21.55, -22.85, -22.21, -29.16, -33.37, -33.49, -34.7, -33.29, -38.06, -38.94, -39.18, -38.37, -37.79, -37.88, -38.17, -37.75, -33.4, -32.55, -37.86, -33.42, -32.35, -32.18, -32.19, -31.97, -43.76, -43.45, -44.04, -45.27, -37.36, -45.01, -44.19, -39.15, -31.52, -31.07, -40.07, -31.63, -32.19, -31.44, -31.61, -32.71, -28.33, -27.97, -28.06, -31.86, -32.34, -32.46, -32.6, -29.57, -32.48, -20.22, -21.04, -21.12, -21.54, -35.36, -22.06, -34.48, -34.29, -20.88, -34.49, -37.49, -34.48, -21.94, -22.31, -22.43, -22.47, -29.63, -30.2, -33.21, -27.78, -28.61, -28.18, -27.33, -28.4, -28.47, -30.33, -34.4, -28.28, -34.51], "yaxis": "y3"}, {"legend": "legend3", "marker": {"color": "#6dab6d", "line": {"color": "white", "width": 0.4}, "opacity": 0.88, "size": 7}, "mode": "markers", "name": "turTru clicks (n=58)", "type": "scatter", "x": [32.77, 36.87, 32.53, 32.06, 32.94, 34.37, 34.36, 32.57, 36.14, 35.96, 26.52, 31.41, 27.41, 27.87, 27.84, 28.0, 29.63, 28.14, 25.66, 28.11, 28.46, 27.76, 26.75, 27.76, 28.16, 27.07, 25.87, 26.45, -37.32, -20.93, -20.87, -24.48, -31.49, -23.38, -39.34, -39.93, -41.43, -39.37, -38.92, -19.07, -19.03, -18.8, -18.57, 13.88, 14.21, 20.91, -16.61, -17.3, -16.63, -16.45, -16.5, -16.48, -15.8, -27.36, -28.64, -25.81, -30.71, -23.58], "xaxis": "x3", "y": [-40.9, -38.81, -41.17, -41.87, -40.42, -40.36, -41.0, -38.18, -38.93, -39.59, -48.51, -19.04, -21.91, -21.84, -21.89, -21.69, -21.33, -52.55, -51.38, -52.54, -52.29, -53.68, -53.84, -53.25, -53.03, -54.07, -57.21, -48.76, -21.84, -23.96, -23.45, -24.7, -25.59, -24.4, -27.1, -24.09, -25.98, -27.23, -27.54, -36.32, -36.31, -36.23, -36.22, -29.28, -29.27, -26.14, -26.43, -26.22, -26.26, -26.24, -26.24, -26.29, -25.84, 20.58, 30.65, 31.25, 27.35, 24.42], "yaxis": "y3"}, {"legend": "legend3", "marker": {"color": "#c45bcb", "line": {"color": "white", "width": 0.4}, "opacity": 0.88, "size": 7}, "mode": "markers", "name": "graGri clicks (n=45)", "type": "scatter", "x": [22.65, 26.4, 26.38, 20.74, 20.72, 21.53, 21.78, 21.54, 23.7, 20.04, 20.26, 24.78, 26.6, 22.75, 23.1, 22.12, 25.69, 22.64, 23.77, 21.2, 21.88, 24.91, 13.7, 37.83, 38.58, 36.7, 35.68, 35.87, 38.4, 36.72, 37.98, 35.69, 37.7, 36.97, 38.36, 36.64, 35.83, 36.55, 34.99, 33.57, 33.44, 34.04, 33.26, 32.84, 35.83], "xaxis": "x3", "y": [-12.54, -15.13, -14.21, -16.12, -13.62, -13.77, -13.29, -13.42, -14.23, -12.91, -12.59, -14.3, -12.78, -11.41, -13.12, -12.58, -13.19, -13.67, -12.92, -14.8, -11.82, -14.56, -38.14, -6.561, -6.217, -6.322, -5.056, -4.886, -6.96, -5.627, -5.063, -7.779, -3.682, -5.465, -3.901, -8.656, -6.782, -7.166, -4.693, -4.946, -4.59, -3.985, -4.349, -4.346, -4.391], "yaxis": "y3"}, {"legend": "legend3", "marker": {"color": "#1D9E75", "line": {"color": "white", "width": 0.4}, "opacity": 0.88, "size": 7}, "mode": "markers", "name": "gloMel whistles (n=32)", "type": "scatter", "x": [16.3, 16.41, 15.87, -0.7346, -1.606, -4.712, -4.111, -1.718, 2.216, 2.04, 1.897, 1.472, -12.13, -11.28, -11.73, -3.053, 15.81, 16.42, 0.7529, -0.5046, -1.417, -4.73, -4.334, -1.706, -2.143, 7.253, 6.219, 5.666, -17.08, -13.3, -13.28, -3.351], "xaxis": "x3", "y": [-27.98, -28.13, -27.72, -22.56, -22.12, -22.82, -22.75, -21.94, -33.42, -33.09, -34.29, -34.36, -32.5, -30.11, -31.32, -21.86, -28.22, -29.12, -26.59, -22.59, -21.94, -22.82, -22.83, -21.93, -38.48, -28.78, -28.1, -27.81, -34.07, -27.73, -26.9, -21.94], "yaxis": "y3"}, {"legend": "legend3", "marker": {"color": "#D85A30", "line": {"color": "white", "width": 0.4}, "opacity": 0.88, "size": 7}, "mode": "markers", "name": "gloMel clicks+gloMel whistles (n=20)", "type": "scatter", "x": [-1.064, -1.216, -0.3614, -1.374, -1.431, -3.416, -1.552, 0.609, 0.7881, 0.7091, -0.9921, -1.212, -0.2811, -1.375, -1.44, -3.46, -1.696, 0.8356, 0.9647, 0.5143], "xaxis": "x3", "y": [-21.52, -20.41, -21.27, -20.3, -20.33, -27.02, -22.93, -25.71, -26.66, -27.12, -21.29, -20.38, -21.41, -20.16, -20.33, -27.14, -22.87, -25.89, -26.29, -26.41], "yaxis": "y3"}, {"legend": "legend3", "marker": {"color": "#3a7abf", "line": {"color": "white", "width": 0.4}, "opacity": 0.88, "size": 7}, "mode": "markers", "name": "steCoe clicks (n=15)", "type": "scatter", "x": [24.87, 24.75, -38.64, -37.91, -39.36, -40.55, -33.41, -36.83, -35.39, -21.97, -34.96, -18.45, -18.64, 18.47, 13.78], "xaxis": "x3", "y": [-27.93, -28.02, -21.01, -20.85, -25.85, -22.02, -25.48, -24.13, -23.48, -21.85, -27.98, -36.57, -36.23, -16.86, -29.29], "yaxis": "y3"}, {"legend": "legend3", "marker": {"color": "#EF9F27", "line": {"color": "white", "width": 0.4}, "opacity": 0.88, "size": 7}, "mode": "markers", "name": "delphi whistles (n=3)", "type": "scatter", "x": [16.1, 10.33, 10.08], "xaxis": "x3", "y": [-61.2, -30.38, -30.21], "yaxis": "y3"}, {"legend": "legend3", "marker": {"color": "#0c6dcf", "line": {"color": "white", "width": 0.4}, "opacity": 0.88, "size": 7}, "mode": "markers", "name": "gloMel clicks+gloMel whistles+turTru clicks+turTru whistles (n=3)", "type": "scatter", "x": [56.7, 56.62, 56.58], "xaxis": "x3", "y": [-29.08, -29.29, -22.4], "yaxis": "y3"}], "layout": {"annotations": [{"font": {"color": "#5a5a5a", "family": "Helvetica Neue, Arial, sans-serif", "size": 12}, "showarrow": false, "text": "t-SNE cosine — by species", "x": 0.5, "xanchor": "center", "xref": "paper", "y": 1, "yanchor": "bottom", "yref": "paper"}, {"font": {"color": "#5a5a5a", "family": "Helvetica Neue, Arial, sans-serif", "size": 12}, "showarrow": false, "text": "t-SNE cosine — by call type", "x": 0.5, "xanchor": "center", "xref": "paper", "y": 0.6433, "yanchor": "bottom", "yref": "paper"}, {"font": {"color": "#5a5a5a", "family": "Helvetica Neue, Arial, sans-serif", "size": 12}, "showarrow": false, "text": "t-SNE cosine — species × call", "x": 0.5, "xanchor": "center", "xref": "paper", "y": 0.2867, "yanchor": "bottom", "yref": "paper"}], "font": {"color": "#5a5a5a", "family": "Helvetica Neue, Arial, sans-serif", "size": 12}, "height": 1550, "legend": {"bgcolor": "rgba(0,0,0,0)", "font": {"color": "#5a5a5a", "size": 10}, "itemsizing": "constant", "title": {"font": {"color": "#5a5a5a", "size": 11}, "text": "species"}, "x": 1.02, "xanchor": "left", "y": 0.8567, "yanchor": "middle"}, "legend2": {"bgcolor": "rgba(0,0,0,0)", "font": {"color": "#5a5a5a", "size": 10}, "itemsizing": "constant", "title": {"font": {"color": "#5a5a5a", "size": 11}, "text": "call type"}, "x": 1.02, "xanchor": "left", "y": 0.5, "yanchor": "middle"}, "legend3": {"bgcolor": "rgba(0,0,0,0)", "font": {"color": "#5a5a5a", "size": 10}, "itemsizing": "constant", "title": {"font": {"color": "#5a5a5a", "size": 11}, "text": "species × call"}, "x": 1.02, "xanchor": "left", "y": 0.1433, "yanchor": "middle"}, "margin": {"b": 50, "l": 70, "r": 210, "t": 60}, "paper_bgcolor": "white", "plot_bgcolor": "white", "width": 820, "xaxis": {"anchor": "y", "domain": [0, 1], "gridcolor": "#e3e3e3", "gridwidth": 0.5, "linecolor": "#e3e3e3", "showgrid": true, "showticklabels": false, "title": {"font": {"color": "#5a5a5a", "size": 11}, "text": "t-SNE 1"}, "zeroline": false}, "xaxis2": {"anchor": "y2", "domain": [0, 1], "gridcolor": "#e3e3e3", "gridwidth": 0.5, "linecolor": "#e3e3e3", "showgrid": true, "showticklabels": false, "title": {"font": {"color": "#5a5a5a", "size": 11}, "text": "t-SNE 1"}, "zeroline": false}, "xaxis3": {"anchor": "y3", "domain": [0, 1], "gridcolor": "#e3e3e3", "gridwidth": 0.5, "linecolor": "#e3e3e3", "showgrid": true, "showticklabels": false, "title": {"font": {"color": "#5a5a5a", "size": 11}, "text": "t-SNE 1"}, "zeroline": false}, "yaxis": {"anchor": "x", "domain": [0.7133, 1], "gridcolor": "#e3e3e3", "gridwidth": 0.5, "linecolor": "#e3e3e3", "showgrid": true, "showticklabels": false, "title": {"font": {"color": "#5a5a5a", "size": 11}, "text": "t-SNE 2"}, "zeroline": false}, "yaxis2": {"anchor": "x2", "domain": [0.3567, 0.6433], "gridcolor": "#e3e3e3", "gridwidth": 0.5, "linecolor": "#e3e3e3", "showgrid": true, "showticklabels": false, "title": {"font": {"color": "#5a5a5a", "size": 11}, "text": "t-SNE 2"}, "zeroline": false}, "yaxis3": {"anchor": "x3", "domain": [0, 0.2867], "gridcolor": "#e3e3e3", "gridwidth": 0.5, "linecolor": "#e3e3e3", "showgrid": true, "showticklabels": false, "title": {"font": {"color": "#5a5a5a", "size": 11}, "text": "t-SNE 2"}, "zeroline": false}}}
